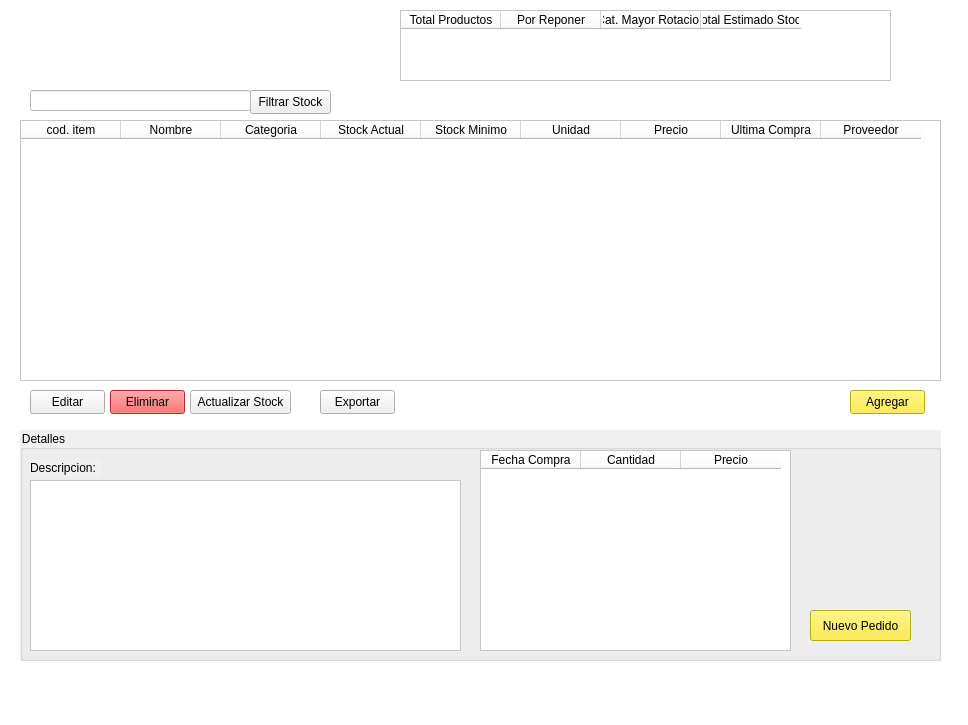
<?xml version="1.0" encoding="UTF-8"?>
<ui version="4.0">
 <class>pantallaGestionStock</class>
 <widget class="QMainWindow" name="pantallaGestionStock">
  <property name="geometry">
   <rect>
    <x>0</x>
    <y>0</y>
    <width>968</width>
    <height>725</height>
   </rect>
  </property>
  <property name="minimumSize">
   <size>
    <width>800</width>
    <height>600</height>
   </size>
  </property>
  <property name="maximumSize">
   <size>
    <width>1366</width>
    <height>768</height>
   </size>
  </property>
  <property name="windowTitle">
   <string>Gestion de Stock</string>
  </property>
  <property name="styleSheet">
   <string notr="true">background-color: rgb(255, 255, 255);</string>
  </property>
  <widget class="QWidget" name="centralwidget">
   <widget class="QScrollArea" name="scrollArea">
    <property name="geometry">
     <rect>
      <x>0</x>
      <y>0</y>
      <width>1</width>
      <height>1</height>
     </rect>
    </property>
    <property name="widgetResizable">
     <bool>true</bool>
    </property>
    <widget class="QWidget" name="scrollAreaWidgetContents">
     <property name="geometry">
      <rect>
       <x>0</x>
       <y>0</y>
       <width>16</width>
       <height>16</height>
      </rect>
     </property>
    </widget>
   </widget>
   <widget class="QTableWidget" name="tablaControlStock">
    <property name="geometry">
     <rect>
      <x>20</x>
      <y>120</y>
      <width>921</width>
      <height>261</height>
     </rect>
    </property>
    <column>
     <property name="text">
      <string>cod. item</string>
     </property>
    </column>
    <column>
     <property name="text">
      <string>Nombre</string>
     </property>
    </column>
    <column>
     <property name="text">
      <string>Categoria</string>
     </property>
    </column>
    <column>
     <property name="text">
      <string>Stock Actual</string>
     </property>
    </column>
    <column>
     <property name="text">
      <string>Stock Minimo</string>
     </property>
    </column>
    <column>
     <property name="text">
      <string>Unidad</string>
     </property>
    </column>
    <column>
     <property name="text">
      <string>Precio</string>
     </property>
    </column>
    <column>
     <property name="text">
      <string>Ultima Compra</string>
     </property>
    </column>
    <column>
     <property name="text">
      <string>Proveedor</string>
     </property>
    </column>
   </widget>
   <widget class="QPushButton" name="pushButton">
    <property name="geometry">
     <rect>
      <x>250</x>
      <y>90</y>
      <width>81</width>
      <height>24</height>
     </rect>
    </property>
    <property name="layoutDirection">
     <enum>Qt::LeftToRight</enum>
    </property>
    <property name="styleSheet">
     <string notr="true">background-color: rgb(240, 240, 240);</string>
    </property>
    <property name="text">
     <string>Filtrar Stock</string>
    </property>
   </widget>
   <widget class="QLineEdit" name="txtFiltrarStock">
    <property name="geometry">
     <rect>
      <x>30</x>
      <y>90</y>
      <width>221</width>
      <height>21</height>
     </rect>
    </property>
   </widget>
   <widget class="QPushButton" name="btnAgregar_GS">
    <property name="geometry">
     <rect>
      <x>850</x>
      <y>390</y>
      <width>75</width>
      <height>24</height>
     </rect>
    </property>
    <property name="styleSheet">
     <string notr="true">background-color: rgb(255, 236, 32);</string>
    </property>
    <property name="text">
     <string>Agregar</string>
    </property>
   </widget>
   <widget class="QPushButton" name="btnEditar_GS">
    <property name="geometry">
     <rect>
      <x>30</x>
      <y>390</y>
      <width>75</width>
      <height>24</height>
     </rect>
    </property>
    <property name="styleSheet">
     <string notr="true">background-color: rgb(240, 240, 240);</string>
    </property>
    <property name="text">
     <string>Editar</string>
    </property>
   </widget>
   <widget class="QPushButton" name="pushButton_4">
    <property name="geometry">
     <rect>
      <x>110</x>
      <y>390</y>
      <width>75</width>
      <height>24</height>
     </rect>
    </property>
    <property name="styleSheet">
     <string notr="true">background-color: rgb(255, 57, 57);</string>
    </property>
    <property name="text">
     <string>Eliminar</string>
    </property>
   </widget>
   <widget class="QPushButton" name="btnActualizarStock_GS">
    <property name="geometry">
     <rect>
      <x>190</x>
      <y>390</y>
      <width>101</width>
      <height>24</height>
     </rect>
    </property>
    <property name="styleSheet">
     <string notr="true">background-color: rgb(240, 240, 240);</string>
    </property>
    <property name="text">
     <string>Actualizar Stock</string>
    </property>
   </widget>
   <widget class="QPushButton" name="btnExportar_GS">
    <property name="geometry">
     <rect>
      <x>320</x>
      <y>390</y>
      <width>75</width>
      <height>24</height>
     </rect>
    </property>
    <property name="styleSheet">
     <string notr="true">background-color: rgb(240, 240, 240);</string>
    </property>
    <property name="text">
     <string>Exportar</string>
    </property>
   </widget>
   <widget class="QLabel" name="label">
    <property name="geometry">
     <rect>
      <x>20</x>
      <y>0</y>
      <width>241</width>
      <height>71</height>
     </rect>
    </property>
    <property name="text">
     <string/>
    </property>
    <property name="pixmap">
     <pixmap resource="img/imagenes.qrc">:/xy/logo.jpg</pixmap>
    </property>
    <property name="scaledContents">
     <bool>true</bool>
    </property>
   </widget>
   <widget class="QTableWidget" name="tablaDashboard">
    <property name="geometry">
     <rect>
      <x>400</x>
      <y>10</y>
      <width>491</width>
      <height>71</height>
     </rect>
    </property>
    <column>
     <property name="text">
      <string>Total Productos</string>
     </property>
    </column>
    <column>
     <property name="text">
      <string>Por Reponer</string>
     </property>
    </column>
    <column>
     <property name="text">
      <string>Cat. Mayor Rotacion</string>
     </property>
    </column>
    <column>
     <property name="text">
      <string>Total Estimado Stock</string>
     </property>
    </column>
   </widget>
   <widget class="QGroupBox" name="groupBox">
    <property name="geometry">
     <rect>
      <x>20</x>
      <y>430</y>
      <width>921</width>
      <height>231</height>
     </rect>
    </property>
    <property name="styleSheet">
     <string notr="true">background-color: rgb(240, 240, 240);</string>
    </property>
    <property name="title">
     <string>Detalles</string>
    </property>
    <widget class="QTextEdit" name="textDescripcionDetalles">
     <property name="geometry">
      <rect>
       <x>10</x>
       <y>50</y>
       <width>431</width>
       <height>171</height>
      </rect>
     </property>
     <property name="styleSheet">
      <string notr="true">background-color: rgb(255, 255, 255);</string>
     </property>
    </widget>
    <widget class="QLabel" name="label_2">
     <property name="geometry">
      <rect>
       <x>10</x>
       <y>30</y>
       <width>71</width>
       <height>16</height>
      </rect>
     </property>
     <property name="text">
      <string>Descripcion:</string>
     </property>
    </widget>
    <widget class="QTableWidget" name="tablaComprasDetalle">
     <property name="geometry">
      <rect>
       <x>460</x>
       <y>20</y>
       <width>311</width>
       <height>201</height>
      </rect>
     </property>
     <property name="styleSheet">
      <string notr="true">background-color: rgb(255, 255, 255);</string>
     </property>
     <column>
      <property name="text">
       <string>Fecha Compra</string>
      </property>
     </column>
     <column>
      <property name="text">
       <string>Cantidad</string>
      </property>
     </column>
     <column>
      <property name="text">
       <string>Precio</string>
      </property>
     </column>
    </widget>
    <widget class="QPushButton" name="btnNuevoPedido_GS">
     <property name="geometry">
      <rect>
       <x>790</x>
       <y>180</y>
       <width>101</width>
       <height>31</height>
      </rect>
     </property>
     <property name="styleSheet">
      <string notr="true">background-color: rgb(255, 236, 32);</string>
     </property>
     <property name="text">
      <string>Nuevo Pedido</string>
     </property>
    </widget>
   </widget>
  </widget>
  <widget class="QMenuBar" name="menubar">
   <property name="geometry">
    <rect>
     <x>0</x>
     <y>0</y>
     <width>968</width>
     <height>22</height>
    </rect>
   </property>
  </widget>
  <widget class="QStatusBar" name="statusbar"/>
 </widget>
 <resources>
  <include location="img/imagenes.qrc"/>
 </resources>
 <connections/>
</ui>
